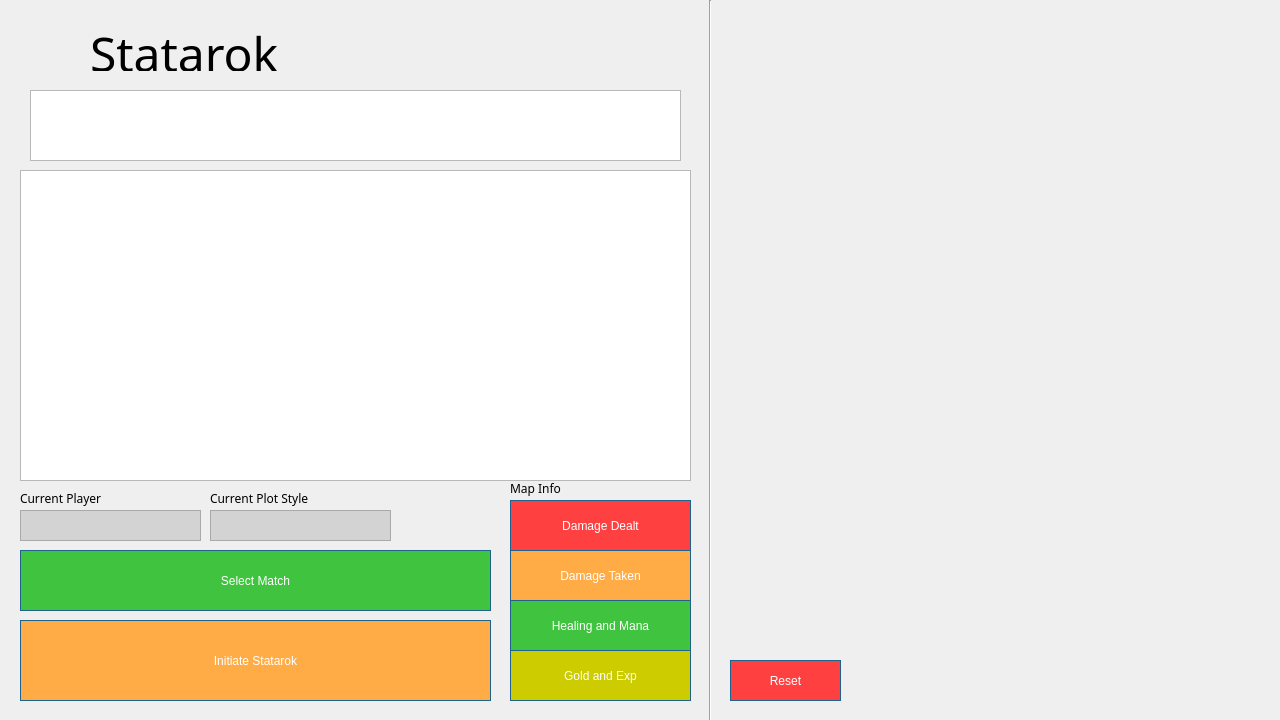
<?xml version="1.0" encoding="UTF-8"?>
<ui version="4.0">
 <class>MainWindow</class>
 <widget class="QMainWindow" name="MainWindow">
  <property name="geometry">
   <rect>
    <x>0</x>
    <y>0</y>
    <width>1280</width>
    <height>720</height>
   </rect>
  </property>
  <property name="minimumSize">
   <size>
    <width>1280</width>
    <height>720</height>
   </size>
  </property>
  <property name="maximumSize">
   <size>
    <width>1280</width>
    <height>720</height>
   </size>
  </property>
  <property name="font">
   <font>
    <pointsize>10</pointsize>
   </font>
  </property>
  <property name="windowTitle">
   <string>Statarok</string>
  </property>
  <property name="windowIcon">
   <iconset>
    <normaloff>images/wolf-emblem.png</normaloff>images/wolf-emblem.png</iconset>
  </property>
  <property name="styleSheet">
   <string notr="true">QMainWindow::separator {
    background: yellow;
    width: 10px; /* when vertical */
    height: 10px; /* when horizontal */
}

QMainWindow::separator:hover {
    background: red;
}</string>
  </property>
  <widget class="QWidget" name="centralWidget">
   <widget class="QPushButton" name="pushButton">
    <property name="geometry">
     <rect>
      <x>20</x>
      <y>620</y>
      <width>471</width>
      <height>81</height>
     </rect>
    </property>
    <property name="styleSheet">
     <string notr="true">QPushButton {
  font: 75 18pt &quot;Century Gothic&quot;;
  color: #ffffff;
	background-color: rgb(255, 172, 71);
  padding: 10px 20px 10px 20px;
  border: 1px solid #1f628d;
}

QPushButton:hover {
background-color: rgb(255, 200, 100);
}</string>
    </property>
    <property name="text">
     <string>Initiate Statarok</string>
    </property>
    <property name="autoDefault">
     <bool>false</bool>
    </property>
   </widget>
   <widget class="QLabel" name="label_2">
    <property name="enabled">
     <bool>true</bool>
    </property>
    <property name="geometry">
     <rect>
      <x>720</x>
      <y>0</y>
      <width>554</width>
      <height>720</height>
     </rect>
    </property>
    <property name="pixmap">
     <pixmap>images/smitemap.png</pixmap>
    </property>
    <property name="scaledContents">
     <bool>true</bool>
    </property>
   </widget>
   <widget class="QPushButton" name="pushButton_2">
    <property name="geometry">
     <rect>
      <x>730</x>
      <y>660</y>
      <width>111</width>
      <height>41</height>
     </rect>
    </property>
    <property name="styleSheet">
     <string notr="true">QPushButton {
  font: 75 14pt &quot;Century Gothic&quot;;
  color: #ffffff;
	background-color: rgb(255, 64, 64);
  padding: 10px 20px 10px 20px;
  border: 1px solid #1f628d;
}

QPushButton:hover {
background-color: rgb(255, 96, 96);
}</string>
    </property>
    <property name="text">
     <string>Reset</string>
    </property>
   </widget>
   <widget class="QPushButton" name="pushButton_3">
    <property name="geometry">
     <rect>
      <x>20</x>
      <y>550</y>
      <width>471</width>
      <height>61</height>
     </rect>
    </property>
    <property name="styleSheet">
     <string notr="true">QPushButton {
  font: 75 18pt &quot;Century Gothic&quot;;
  color: #ffffff;
	background-color: rgb(64, 196, 64);
  padding: 10px 20px 10px 20px;
  border: 1px solid #1f628d;
}

QPushButton:hover {
background-color: rgb(96, 228, 96);
}</string>
    </property>
    <property name="text">
     <string>Select Match</string>
    </property>
   </widget>
   <widget class="QLabel" name="label">
    <property name="geometry">
     <rect>
      <x>90</x>
      <y>20</y>
      <width>221</width>
      <height>51</height>
     </rect>
    </property>
    <property name="font">
     <font>
      <family>Century Gothic</family>
     </font>
    </property>
    <property name="text">
     <string>&lt;html&gt;&lt;head/&gt;&lt;body&gt;&lt;p&gt;&lt;span style=&quot; font-size:36pt;&quot;&gt;Statarok&lt;/span&gt;&lt;/p&gt;&lt;/body&gt;&lt;/html&gt;</string>
    </property>
    <property name="textFormat">
     <enum>Qt::AutoText</enum>
    </property>
   </widget>
   <widget class="QLabel" name="label_3">
    <property name="enabled">
     <bool>true</bool>
    </property>
    <property name="geometry">
     <rect>
      <x>10</x>
      <y>10</y>
      <width>71</width>
      <height>71</height>
     </rect>
    </property>
    <property name="autoFillBackground">
     <bool>false</bool>
    </property>
    <property name="text">
     <string/>
    </property>
    <property name="textFormat">
     <enum>Qt::AutoText</enum>
    </property>
    <property name="pixmap">
     <pixmap>images/wolf-emblem.png</pixmap>
    </property>
    <property name="scaledContents">
     <bool>true</bool>
    </property>
    <property name="alignment">
     <set>Qt::AlignLeading|Qt::AlignLeft|Qt::AlignTop</set>
    </property>
   </widget>
   <widget class="Line" name="line">
    <property name="geometry">
     <rect>
      <x>700</x>
      <y>0</y>
      <width>21</width>
      <height>721</height>
     </rect>
    </property>
    <property name="orientation">
     <enum>Qt::Vertical</enum>
    </property>
   </widget>
   <widget class="QLabel" name="label_5">
    <property name="geometry">
     <rect>
      <x>510</x>
      <y>480</y>
      <width>161</width>
      <height>16</height>
     </rect>
    </property>
    <property name="font">
     <font>
      <family>Century Gothic</family>
      <pointsize>9</pointsize>
     </font>
    </property>
    <property name="text">
     <string>Map Info</string>
    </property>
   </widget>
   <widget class="QLabel" name="label_cplayer">
    <property name="geometry">
     <rect>
      <x>20</x>
      <y>510</y>
      <width>181</width>
      <height>31</height>
     </rect>
    </property>
    <property name="styleSheet">
     <string notr="true">QLabel
{
background-color : lightgrey;
    border-width: 1px;
    border-style: solid;
    border-color: darkgrey;
}</string>
    </property>
    <property name="text">
     <string/>
    </property>
   </widget>
   <widget class="QLabel" name="label_8">
    <property name="geometry">
     <rect>
      <x>20</x>
      <y>490</y>
      <width>161</width>
      <height>16</height>
     </rect>
    </property>
    <property name="font">
     <font>
      <family>Century Gothic</family>
      <pointsize>9</pointsize>
     </font>
    </property>
    <property name="text">
     <string>Current Player</string>
    </property>
   </widget>
   <widget class="QPushButton" name="btDmgDlt">
    <property name="geometry">
     <rect>
      <x>510</x>
      <y>500</y>
      <width>181</width>
      <height>51</height>
     </rect>
    </property>
    <property name="styleSheet">
     <string notr="true">QPushButton {
  font: 75 14pt &quot;Century Gothic&quot;;
  color: #ffffff;
	background-color: rgb(255, 64, 64);
  padding: 10px 20px 10px 20px;
  border: 1px solid #1f628d;
}

QPushButton:hover {
background-color: rgb(255, 96, 96);
}</string>
    </property>
    <property name="text">
     <string>Damage Dealt</string>
    </property>
   </widget>
   <widget class="QPushButton" name="btDmgTkn">
    <property name="geometry">
     <rect>
      <x>510</x>
      <y>550</y>
      <width>181</width>
      <height>51</height>
     </rect>
    </property>
    <property name="styleSheet">
     <string notr="true">QPushButton {
  font: 75 14pt &quot;Century Gothic&quot;;
  color: #ffffff;
	background-color: rgb(255, 172, 71);
  padding: 10px 20px 10px 20px;
  border: 1px solid #1f628d;
}

QPushButton:hover {
background-color: rgb(255, 200, 100);
}</string>
    </property>
    <property name="text">
     <string>Damage Taken</string>
    </property>
   </widget>
   <widget class="QPushButton" name="btHeal">
    <property name="geometry">
     <rect>
      <x>510</x>
      <y>600</y>
      <width>181</width>
      <height>51</height>
     </rect>
    </property>
    <property name="styleSheet">
     <string notr="true">QPushButton {
  font: 75 12pt &quot;Century Gothic&quot;;
  color: #ffffff;
	background-color: rgb(64, 196, 64);
  padding: 10px 20px 10px 20px;
  border: 1px solid #1f628d;
}

QPushButton:hover {
background-color: rgb(96, 228, 96);
}</string>
    </property>
    <property name="text">
     <string>Healing and Mana</string>
    </property>
   </widget>
   <widget class="QPushButton" name="btGoldExp">
    <property name="geometry">
     <rect>
      <x>510</x>
      <y>650</y>
      <width>181</width>
      <height>51</height>
     </rect>
    </property>
    <property name="styleSheet">
     <string notr="true">QPushButton {
  font: 75 12pt &quot;Century Gothic&quot;;
  color: #ffffff;
	background-color:rgb(204,204,0) ;
  padding: 10px 20px 10px 20px;
  border: 1px solid #1f628d;
}

QPushButton:hover {
background-color: rgb(224,224,0);
}</string>
    </property>
    <property name="text">
     <string>Gold and Exp</string>
    </property>
   </widget>
   <widget class="QLabel" name="label_mstyle">
    <property name="geometry">
     <rect>
      <x>210</x>
      <y>510</y>
      <width>181</width>
      <height>31</height>
     </rect>
    </property>
    <property name="styleSheet">
     <string notr="true">QLabel
{
background-color : lightgrey;
    border-width: 1px;
    border-style: solid;
    border-color: darkgrey;
}</string>
    </property>
    <property name="text">
     <string/>
    </property>
   </widget>
   <widget class="QLabel" name="label_9">
    <property name="geometry">
     <rect>
      <x>210</x>
      <y>490</y>
      <width>161</width>
      <height>16</height>
     </rect>
    </property>
    <property name="font">
     <font>
      <family>Century Gothic</family>
      <pointsize>9</pointsize>
     </font>
    </property>
    <property name="text">
     <string>Current Plot Style</string>
    </property>
   </widget>
   <widget class="QChartView" name="graphicsView">
    <property name="geometry">
     <rect>
      <x>20</x>
      <y>170</y>
      <width>671</width>
      <height>311</height>
     </rect>
    </property>
   </widget>
   <widget class="QTextEdit" name="textEdit">
    <property name="geometry">
     <rect>
      <x>30</x>
      <y>90</y>
      <width>651</width>
      <height>71</height>
     </rect>
    </property>
   </widget>
   <zorder>label_2</zorder>
   <zorder>pushButton_2</zorder>
   <zorder>pushButton_3</zorder>
   <zorder>label</zorder>
   <zorder>pushButton</zorder>
   <zorder>label_3</zorder>
   <zorder>line</zorder>
   <zorder>label_5</zorder>
   <zorder>label_cplayer</zorder>
   <zorder>label_8</zorder>
   <zorder>btDmgDlt</zorder>
   <zorder>btDmgTkn</zorder>
   <zorder>btHeal</zorder>
   <zorder>btGoldExp</zorder>
   <zorder>label_mstyle</zorder>
   <zorder>label_9</zorder>
   <zorder>graphicsView</zorder>
   <zorder>textEdit</zorder>
  </widget>
 </widget>
 <layoutdefault spacing="6" margin="11"/>
 <customwidgets>
  <customwidget>
   <class>QChartView</class>
   <extends>QGraphicsView</extends>
   <header>QtCharts.h</header>
  </customwidget>
 </customwidgets>
 <resources/>
 <connections/>
</ui>
